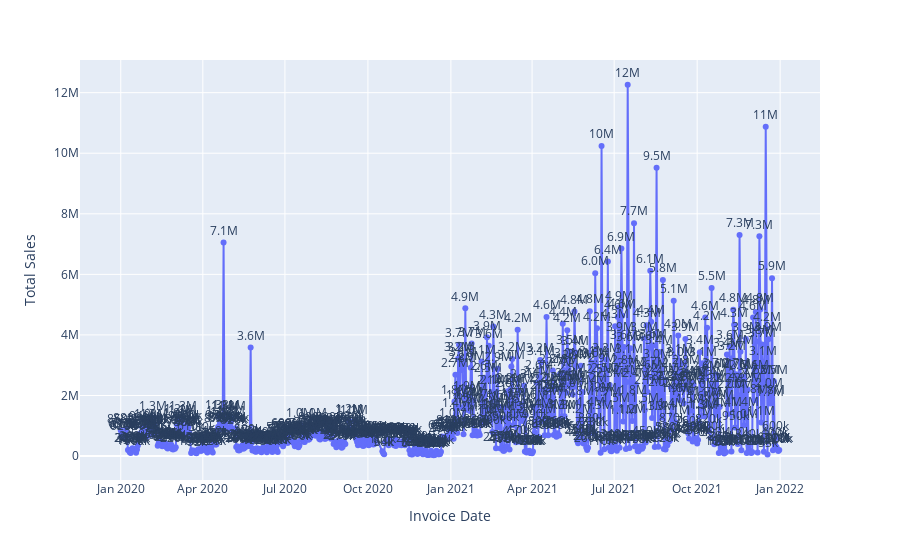

The cell this chart's notebook holds for it:
### Code cell
fig = px.line(df, x="Invoice Date", y="Total Sales", title='', markers=True, text="Total Sales")

fig.update_traces(texttemplate='%{text:.2s}', textposition='top center')
fig.show()

### Figure 1 — Plotly figure (JSON) as saved in the notebook; plotly's stock layout.template omitted (floating-point values rounded to 4 significant figures; data arrays with more than 128 entries replaced by an {"elided": "..."} marker saying what was removed)
{"data": [{"hovertemplate": "Invoice Date=%{x}<br>Total Sales=%{text}<extra></extra>", "legendgroup": "", "line": {"color": "#636efa", "dash": "solid"}, "marker": {"symbol": "circle"}, "mode": "lines+markers+text", "name": "", "orientation": "v", "showlegend": false, "text": {"elided": "724 int values"}, "textposition": "top center", "texttemplate": "%{text:.2s}", "type": "scatter", "x": {"elided": "724 str values"}, "xaxis": "x", "y": {"elided": "724 int values"}, "yaxis": "y"}], "layout": {"legend": {"tracegroupgap": 0}, "margin": {"t": 60}, "xaxis": {"anchor": "y", "domain": [0, 1], "title": {"text": "Invoice Date"}}, "yaxis": {"anchor": "x", "domain": [0, 1], "title": {"text": "Total Sales"}}}}
